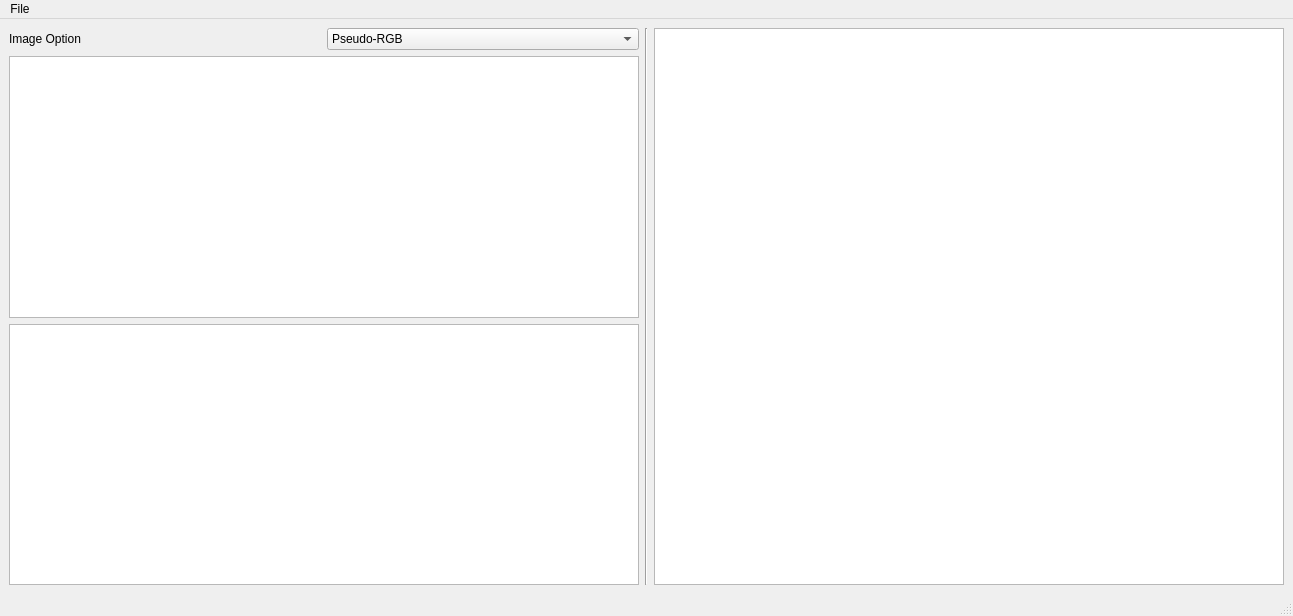
<?xml version="1.0" encoding="UTF-8"?>
<ui version="4.0">
 <class>MainWindow</class>
 <widget class="QMainWindow" name="MainWindow">
  <property name="geometry">
   <rect>
    <x>0</x>
    <y>0</y>
    <width>1293</width>
    <height>616</height>
   </rect>
  </property>
  <property name="windowTitle">
   <string>MainWindow</string>
  </property>
  <widget class="QWidget" name="centralwidget">
   <layout class="QHBoxLayout" name="horizontalLayout_2">
    <item>
     <layout class="QHBoxLayout" name="horizontalLayout">
      <item>
       <layout class="QVBoxLayout" name="verticalLayout">
        <item>
         <layout class="QHBoxLayout" name="horizontalLayout_3">
          <item>
           <widget class="QLabel" name="label">
            <property name="text">
             <string>Image Option</string>
            </property>
           </widget>
          </item>
          <item>
           <widget class="QComboBox" name="comboBox">
            <item>
             <property name="text">
              <string>Pseudo-RGB</string>
             </property>
            </item>
           </widget>
          </item>
         </layout>
        </item>
        <item>
         <widget class="QGraphicsView" name="graphicsView"/>
        </item>
        <item>
         <widget class="QGraphicsView" name="graphicsView_3"/>
        </item>
       </layout>
      </item>
      <item>
       <widget class="Line" name="line">
        <property name="orientation">
         <enum>Qt::Vertical</enum>
        </property>
       </widget>
      </item>
      <item>
       <layout class="QVBoxLayout" name="verticalLayout_2">
        <item>
         <widget class="QGraphicsView" name="graphicsView_2"/>
        </item>
       </layout>
      </item>
     </layout>
    </item>
   </layout>
  </widget>
  <widget class="QMenuBar" name="menubar">
   <property name="geometry">
    <rect>
     <x>0</x>
     <y>0</y>
     <width>1293</width>
     <height>21</height>
    </rect>
   </property>
   <widget class="QMenu" name="menuMantis">
    <property name="title">
     <string>File</string>
    </property>
    <addaction name="actionOpen"/>
    <addaction name="actionExport"/>
    <addaction name="actionSettings"/>
   </widget>
   <addaction name="menuMantis"/>
  </widget>
  <widget class="QStatusBar" name="statusbar"/>
  <action name="actionOpen">
   <property name="text">
    <string>Open</string>
   </property>
  </action>
  <action name="actionExport">
   <property name="text">
    <string>Export</string>
   </property>
  </action>
  <action name="actionSettings">
   <property name="text">
    <string>Settings</string>
   </property>
  </action>
 </widget>
 <resources/>
 <connections/>
</ui>
